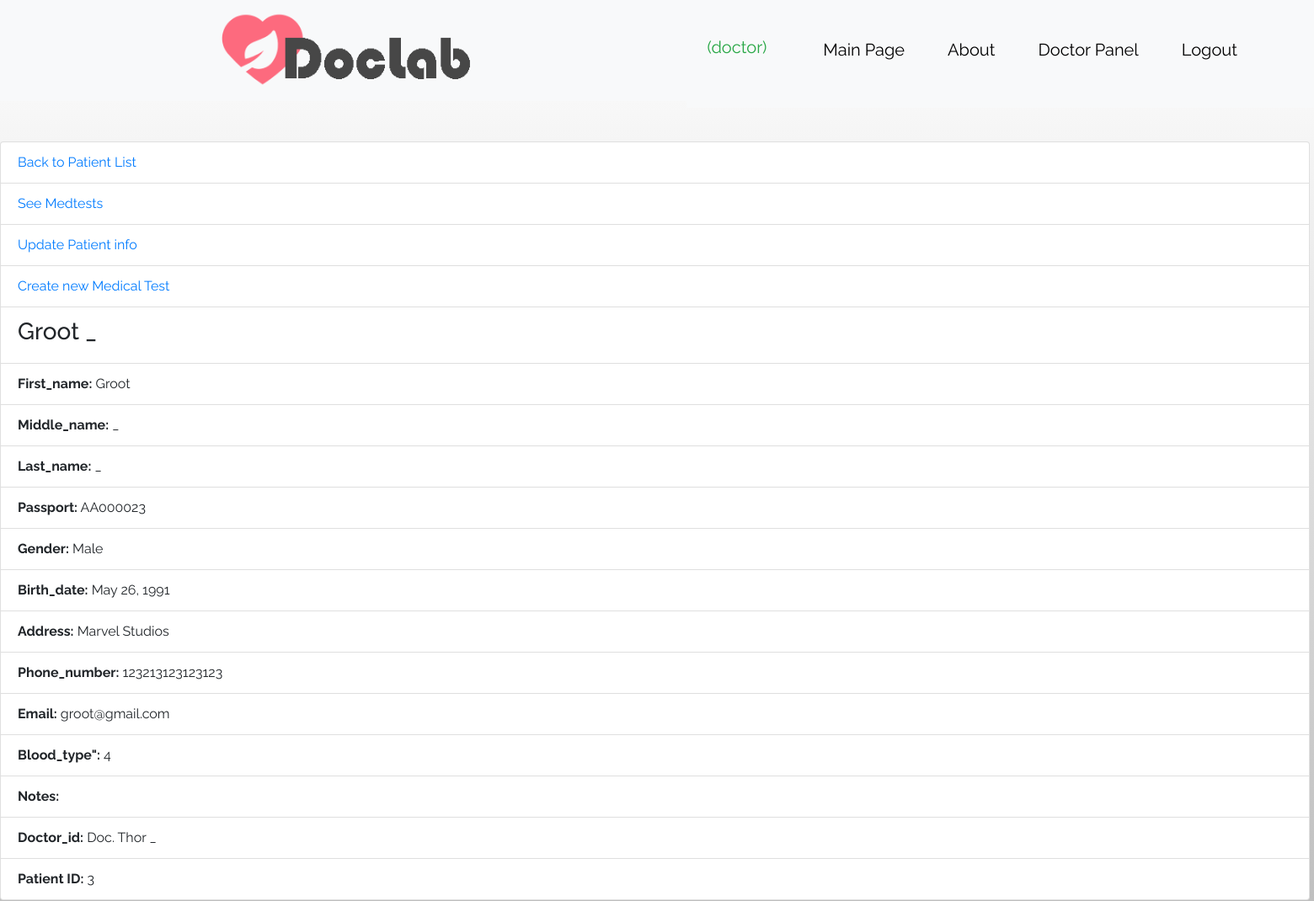
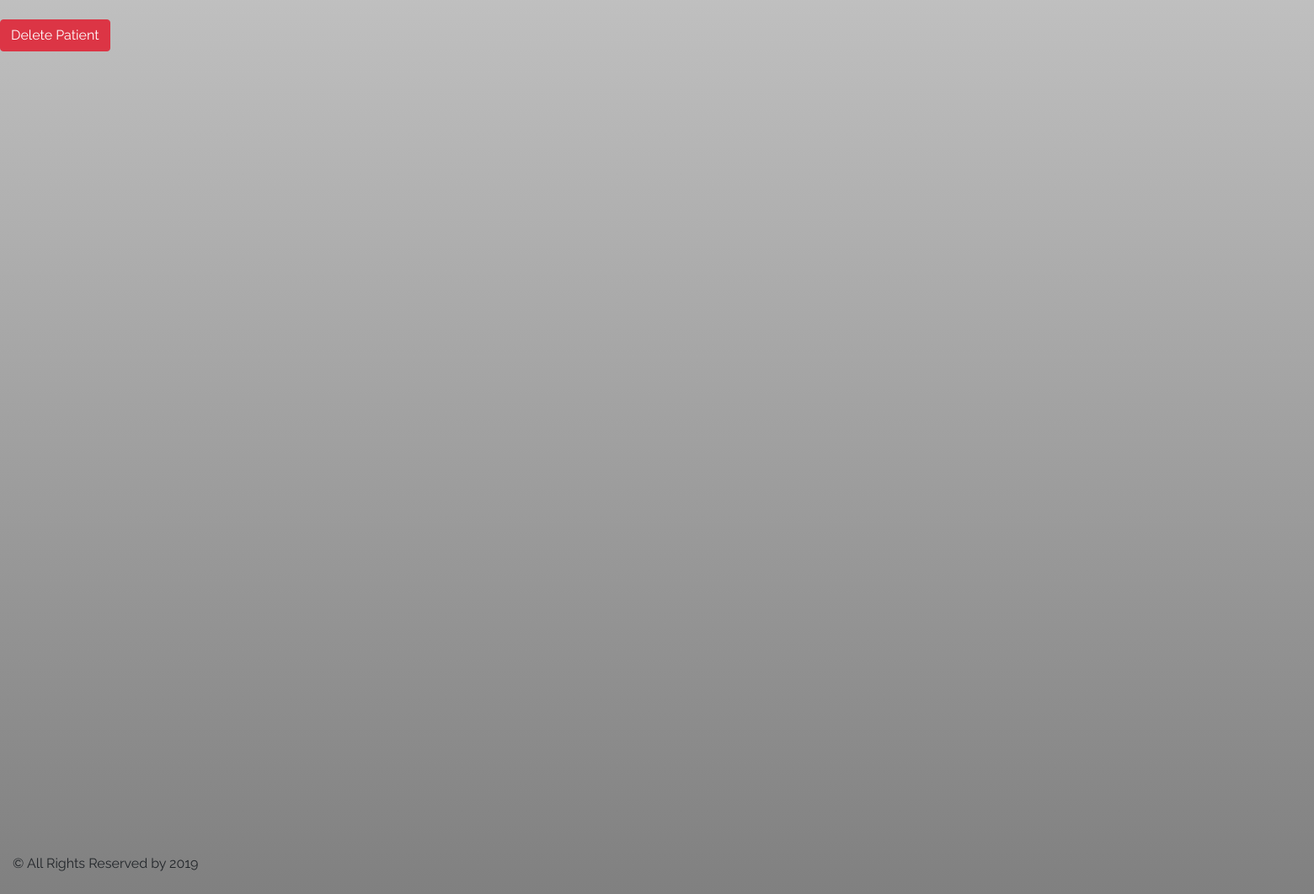
Page /doctor/patient/3 (signed in) on the committed database (2 pictures, top to bottom).
### doctor/models.py (models this page shows, shortened)
class UserProfile(AbstractBaseUser, PermissionsMixin):
    accType = (
        (0, 'Unknown'),
        (1, 'Doctor'),
        (2, 'LabAssistant'),
        (3, 'Patient'),
        (4, 'Admin'),
    )
    username = models.CharField(max_length=25, unique=True)
    email = models.EmailField(unique=True)
    is_active = models.BooleanField(default=True)
    is_staff = models.BooleanField(default=False)
    acc_type = models.IntegerField(choices=accType, default=0)
    pat_ref = models.OneToOneField(Patient, on_delete=models.CASCADE, null=True, blank=True, unique=True)
    doc_ref = models.ForeignKey(Doctor, on_delete=models.CASCADE, null=True, blank=True)
    USERNAME_FIELD = "username"
    objects = UserManager()
    REQUIRED_FIELDS = ["email"]

class Patient(models.Model):
    BLOOD_TYPE = (
        (0, 'O+'),
        (1, 'O-'),
        (2, 'B-'),
        (3, 'B+'),
        (4, 'A-'),
        (5, 'A+'),
        (6, 'AB-'),
        (7, 'AB+')
    )
    GENDER = (
        (0, 'Male'),
        (1, 'Female')
    )
    first_name = models.CharField(max_length=45)
    middle_name = models.CharField(max_length=45)
    last_name = models.CharField(max_length=45)
    passport_id = models.CharField(max_length=8, default='AA000000')
    gender = models.BooleanField(choices=GENDER, default=0)
    birth_date = models.DateField(blank=True, default=timezone.now)
    address = models.CharField(max_length=90, blank=True)
    phone_number = models.CharField(max_length=15, blank=True)
    email = models.CharField(max_length=254, blank=True)
    blood_type = models.IntegerField(choices=BLOOD_TYPE)
    notes = models.TextField(max_length=1000, blank=True)
    doctor_id = models.ForeignKey(Doctor, on_delete=models.SET_NULL, null=True)
    def __str__(self):
        return self.first_name + ' ' + self.last_name

class Doctor(models.Model):
    GENDER = (
        (0, 'Male'),
        (1, 'Female')
    )
    first_name = models.CharField(max_length=45)
    middle_name = models.CharField(max_length=45)
    last_name = models.CharField(max_length=45)
    gender = models.BooleanField(choices=GENDER, default=0)
    post = models.CharField(max_length=45, blank=True)
    phone_number = models.CharField(max_length=15, blank=True)
    address = models.CharField(max_length=90, blank=True)
    email = models.CharField(max_length=254, blank=True)
    exam_room = models.CharField(max_length=6, blank=True)
    def __str__(self):
        return 'Doc. ' + self.first_name + ' ' + self.last_name

### doctor/views.py (the view)
# urls.py: path('patient/<int:pk>', views.PatientDetailView.as_view(), name='patient_details'),
class PatientDetailView(generic.DetailView):
    model = Patient
    template_name = 'doctor/patient_details.html'
    queryset = Patient.objects.all()
    def get_object(self, queryset=None):
        id_ = self.kwargs.get("pk")
        return get_object_or_404(Patient, id=id_)

### doctor/templates/doctor/patient_details.html (shortened to what this page needs)
{% extends 'extends/base.html' %}
{% block content %}
    <ul class="list-group">
        <li class="list-group-item"><a href="{% url 'doctor:patients' %}">Back to Patient List</a></li>
        <li class="list-group-item"><a href="{% url 'doctor:medtests' object.id %}">See Medtests</a></li>
        <li class="list-group-item"><a href="{% url 'doctor:update_patient' object.id %}">Update Patient info</a></li>
        <li class="list-group-item"><a href="{% url 'doctor:medrefferal' object.id %}">Create new Medical Test</a></li>
        <li class="list-group-item"><h3>{{ object }}</h3></li>
        <li class="list-group-item"><b>First_name:</b> {{ object.first_name }}</li>
        <li class="list-group-item"><b>Middle_name:</b> {{ object.middle_name }}</li>
        <li class="list-group-item"><b>Last_name:</b> {{ object.last_name }}</li>
        <li class="list-group-item"><b>Passport:</b> {{ object.passport_id }}</li>
        <li class="list-group-item"><b>Gender:</b> {{ object.get_gender_display }}</li>
        <li class="list-group-item"><b>Birth_date:</b> {{ object.birth_date }}</li>
        <li class="list-group-item"><b>Address:</b> {{ object.address }}</li>
        <li class="list-group-item"><b>Phone_number:</b> {{ object.phone_number }}</li>
        <li class="list-group-item"><b>Email:</b> {{ object.email }}</li>
        <li class="list-group-item"><b>Blood_type":</b> {{ object.blood_type }}</li>
        <li class="list-group-item"><b>Notes:</b> {{ object.notes }}  </li>
        <li class="list-group-item"><b>Doctor_id:</b> {{ object.doctor_id }}</li>
        <li class="list-group-item"><b>Patient ID:</b> {{ object.pk }}</li>
    </ul>
    <br>
    <form action="{% url 'doctor:delete_patient' object.id %}" method="post">
        <button type="submit" onclick="return confirm('Are you sure you want to delete this?')" class="btn btn-danger">
            Delete Patient
        </button>
    </form>
{% endblock %}

### main/templates/extends/header.html (shortened to what this page needs)
{% load static %}
<!DOCTYPE html>
<html lang="en">
<head>
    <link rel="stylesheet" href="{% static 'main/images/style1.css' %}">
</head>
<body>
<header>
    <nav class="navbar navbar-expand-sm bg-light">
        <ul class="navbar-nav mr-auto">
            <div class="logo">
                <a href="{% url 'main:index' %}"><img class="graficlogo" src="{% static 'main/images/logo.png' %}"></a>
            </div>
            <nav class="navbar navbar-expand-sm bg-light">
                <ul class="navbar-nav mr-auto">
                    {% if user.is_authenticated %}
                        <li class="nav-item active">
                            <a class="navbar-brand nav-link text-success">
                                ({{ user.username }})
                            </a>
                        </li>
                    {% endif %}
                    <li class="nav-item">
                        <a class="nav-link" href="{% url 'main:index' %}">Main Page</a>
                    </li>
                    <li class="nav-item">
                        <a class="nav-link" href="{% url 'main:info' %}">About</a>
                    </li>
                    {% if user.is_authenticated %}
                        {% if user.acc_type == 1 %}
                            <li class="nav-item">
                                <a class="nav-link" href="{% url 'doctor:index' %}">Doctor Panel</a>
                            </li>
                        {% elif user.acc_type == 2 %}
                            <li class="nav-item">
                                <a class="nav-link" href="{% url 'lab:index' %}">Lab Tests Panel</a>
                            </li>
                        {% elif user.acc_type == 3 %}
                            <li class="nav-item">
                                <a class="nav-link" href="{% url 'patient:index' %}">Actions</a>
                            </li>
                        {% endif %}
                    {% endif %}
                    {% if user.is_authenticated %}
                        <li class="nav-item mr-auto">
                            <a class="nav-link " href="{% url 'logout' %}">Logout</a>
                        </li>
                    {% else %}
                        <li class="nav-item mr-auto">
                            <a class="nav-link mr-auto" href="{% url 'login' %}">Login</a>
                        </li>
                    {% endif %}
                </ul>
            </nav>
        </ul>
    </nav>
<br>
<br>
</header>
</body>
</html>

### main/static/main/style.css (style rules this page uses)
body { padding-bottom: 1000px; background-image: linear-gradient(white, grey); }
ul { height: 100%; padding: 0px 5px 0px 20px; }
a { color: #17a2b8; }

### main/static/main/images/style1.css (style rules this page uses)
* { margin: 0; padding: 0; }
a { text-decoration: none; }
li { text-decoration: none; list-style: none; }
body { font-family: 'Raleway', sans-serif; }
.logo { width: 100%; display: flex; justify-content: center; }
.graficlogo { padding: 5px; max-width: 100%; height: 100px; box-sizing: border-box; }
nav { margin: auto; width: 1600px; height: 120px; }
.nav-item { background-color: none; font-size: 19px; margin-top: 20px; padding-right: 35px; }
.nav-item a { color: #000; text-align: center; font-size: 20px; }

### rows in the picture
UserProfile: username "doctor"
Patient: first_name+last_name "Groot _", first_name "Groot", middle_name "_", last_name "_", passport_id "AA000023", gender "Male", birth_date "May 26, 1991", address "Marvel Studios", phone_number "123213123123123", email "groot@gmail.com", blood_type "4", doctor_id "Doc. Thor _", pk "3"
